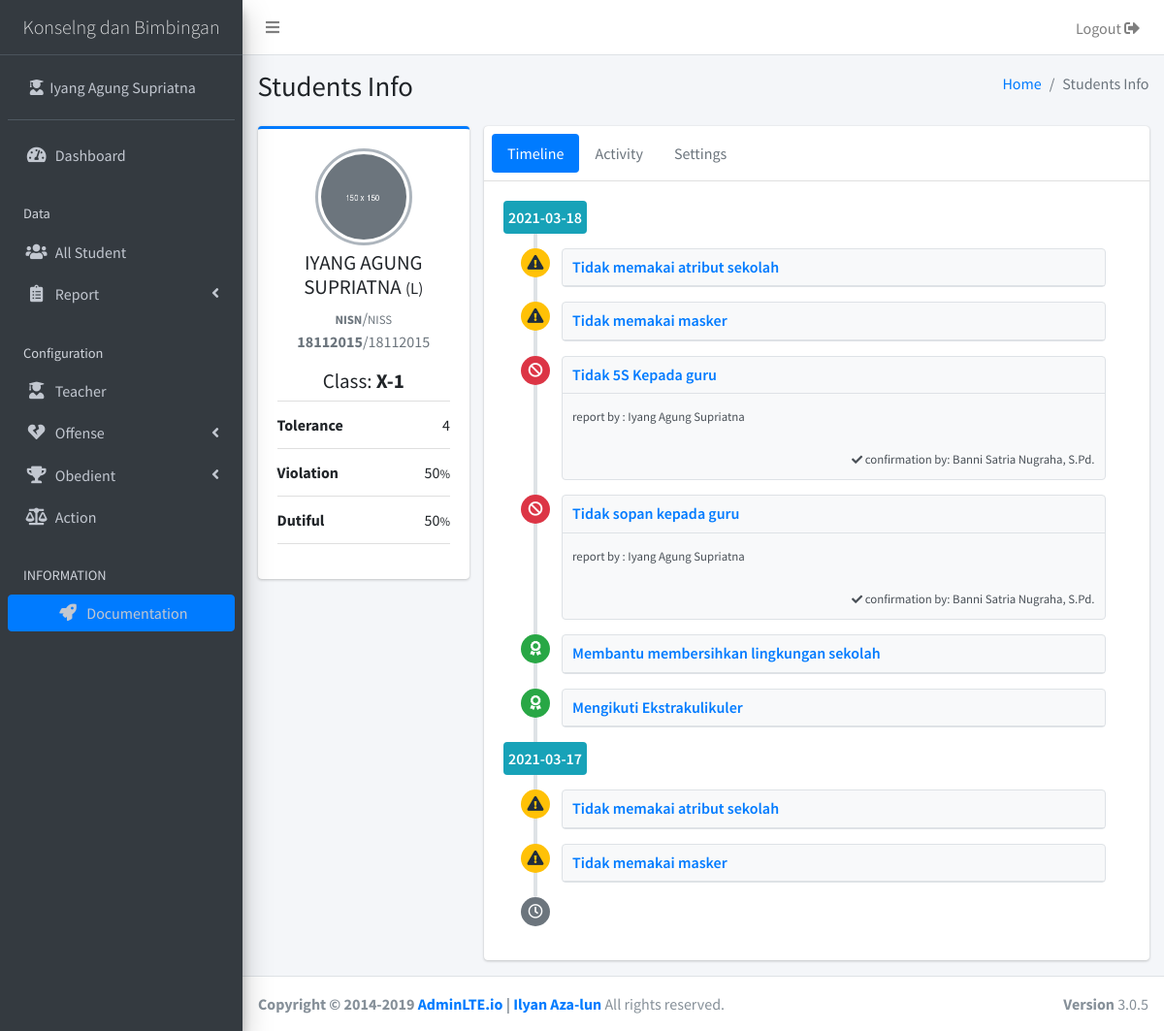
The app's page /students/info/18112015 (signed in) with its own data.
### tables this page shows
CREATE TABLE `tbl_configuration` (
  `variable` varchar(255) NOT NULL,
  `value` text NOT NULL
);

CREATE TABLE `tbl_student` (
  `NISS` int(11) NOT NULL,
  `NISN` bigint(20) DEFAULT NULL,
  `fullname` varchar(40) DEFAULT NULL,
  `gender` varchar(1) DEFAULT NULL,
  `class` varchar(6) DEFAULT NULL
);

CREATE TABLE `tbl_reporting` (
  `id` varchar(255) NOT NULL,
  `id_behavior` varchar(255) NOT NULL,
  `type` varchar(255) NOT NULL,
  `NISS` varchar(255) NOT NULL,
  `id_reporter` varchar(255) NOT NULL,
  `id_confirmation` varchar(255) NOT NULL,
  `date` date NOT NULL
);

CREATE TABLE `tbl_criteria` (
  `id` varchar(255) NOT NULL,
  `name` varchar(255) NOT NULL,
  `type` varchar(255) NOT NULL,
  `weight` float NOT NULL
);

CREATE TABLE `tbl_teacher` (
  `NIP` int(11) NOT NULL,
  `homeroom_teacher` varchar(29) DEFAULT NULL,
  `class` varchar(32) DEFAULT NULL,
  `password` varchar(255) DEFAULT NULL
);

### _app/core/Controller.php (called while the page is built, shortened)
<?php
class Controller
{
	public function View($view, $data = []){
		require_once '_app/views/'.$view.'.php';
	}
	public function Model($model){
		return new $model;
	}
}

### _app/core/App.php (called while the page is built, shortened)
<?php
class App
{
	protected $method = 'index';
	protected $params = [];
	function __construct(){
		$url = $this->parseURL();
		if (isset($url[0])) {
			if (file_exists('_app/controllers/'.ucwords($url[0]).'.php')) {
				unset($url[0]);
			}
		}
		$this->controller = new $this->controller;
		if (isset($url[1])) {
			if (method_exists($this->controller, $url[1])) {
				$this->method = $url[1];
				unset($url[1]);
			}
		}
		if (!empty($url)) {
			$this->params = array_values($url);
		}
		call_user_func_array([$this->controller, $this->method], $this->params);
	}
	public function parseURL(){
		if(isset($_GET['url'])){
			$url = rtrim($_GET['url'],'/');
			$url = filter_var($url, FILTER_SANITIZE_URL);
			$url = explode('/', $url);
			return $url;
		}
	}
}

### index.php (called while the page is built, shortened)
<?php
	require_once '_app/init.php';
	new App;

### _app/init.php (called while the page is built, shortened)
<?php
	spl_autoload_register(function($class){
		$class = explode('\\', $class);
		$class = end($class);
	});

### _app/core/Database.php (called while the page is built, shortened)
<?php
class Database{
	private $host = DB_HOST;
	private $user = DB_USER;
	private $pass = DB_PASS;
	private $name = DB_NAME;
	private $dbh;
	private $stmt;
	public function __construct(){
		$dsn     = 'mysql:host='.$this->host.';dbname='.$this->name;
		$options = [
			PDO::ATTR_PERSISTENT =>true,
			PDO::ATTR_ERRMODE => PDO::ERRMODE_EXCEPTION
		];
		try {
			$this->dbh = new PDO($dsn, $this->user, $this->pass, $options);
		} catch (PDOException $e) {
			die($e->getMessage());
		}
	}
	public function query($query){
		$this->stmt = $this->dbh->prepare($query);
	}
	public function bind($param, $value, $type = null){
		if (is_null($type)) {
			switch (true) {
				default:
					$type = PDO::PARAM_STR;
					break;
			}
		}
		$this->stmt->bindValue($param, $value, $type);
	}
	public function execute(){
		$this->stmt->execute();
	}
	public function resultSet(){
		$this->execute();
		return $this->stmt->fetchAll(PDO::FETCH_ASSOC);
	}
}

### _app/models/M_home.php (called while the page is built, shortened)
<?php
class M_home{
	private $db;
	function __construct(){
		$this->db = new Database;
	}
	public function load_configuration(){
		$this->db->query('SELECT * FROM tbl_configuration');
		$this->db->execute();
		return $this->db->resultSet();
	}
}

### _app/models/M_students.php (called while the page is built, shortened)
<?php
class M_students
{
	private $db;
	function __construct(){
		$this->db = new Database;
	}
	public function select_studentBy_NISN($NISS)
	{
		$sql = 'SELECT `NISN`, `NISS`, `fullname`, `gender`, `class` FROM `tbl_student` WHERE `NISS` = :NISS ';
		$sql .= ( $_SESSION['user']['class'] !== "staff") ? 'AND `class` =\''.$_SESSION['user']['class'].'\';' : ';';
		$this->db->query($sql);
		$this->db->bind('NISS',$NISS);
		$this->db->execute();
		return $this->db->single();
	}
}

### _app/models/M_report.php (called while the page is built, shortened)
<?php
class M_report
{
	private $db;
	function __construct(){
		$this->db = new Database;
	}
	public function select_reportBy_NISS($NISS)
	{
		$this->db->query('
			SELECT
				  `report`.`id`
			    , `report`.`id_behavior`
			    , `criteria`.`name`
			    , `report`.`type`
			    , `report`.`NISS`
			    , `student`.`fullname`
			    , `student`.`class`
			    , `teacher_reporter`.`homeroom_teacher` AS `reporter`
			    , `teacher_confirmation`.`homeroom_teacher` AS `confirmation`
			    , `report`.`date`
			FROM tbl_reporting `report`
			JOIN tbl_criteria `criteria` ON `report`.id_behavior = `criteria`.id
			JOIN tbl_student `student` ON `report`.NISS = `student`.NISS
			JOIN tbl_teacher `teacher_reporter` ON `report`.id_reporter = `teacher_reporter`.NIP
			JOIN tbl_teacher `teacher_confirmation` ON `report`.id_confirmation = `teacher_confirmation`.NIP
			WHERE `report`.NISS = :NISS');
		$this->db->bind('NISS', $NISS);
		$this->db->execute();
		return $this->db->resultSet();
	}
	public function select_report_date($NISS)
	{
		$this->db->query('
			SELECT `date` FROM tbl_reporting WHERE NISS = :NISS GROUP BY date DESC');
		$this->db->bind('NISS', $NISS);
		$this->db->execute();
		return $this->db->resultSet();
	}
	public function select_typeCriteriaAnd_value($NISS)
	{
		$this->db->query("
			SELECT
		 	(SELECT COUNT(tbl_reporting.type) FROM tbl_reporting WHERE tbl_reporting.type = 'tolerance' AND tbl_reporting.NISS = :NISS) as total_tolerance
			,(SELECT SUM(tbl_criteria.weight) FROM tbl_reporting
			    JOIN tbl_criteria ON tbl_reporting.id_behavior = tbl_criteria.id
			 WHERE tbl_reporting.type = 'violation' AND tbl_reporting.NISS = :NISS) as total_violation
			,(SELECT SUM(tbl_criteria.weight) FROM tbl_reporting
			    JOIN tbl_criteria ON tbl_reporting.id_behavior = tbl_criteria.id
			  WHERE tbl_reporting.type = 'dutiful' AND tbl_reporting.NISS = :NISS) as total_dutiful
			FROM `tbl_reporting` WHERE tbl_reporting.NISS = :NISS GROUP BY tbl_reporting.NISS;");
		$this->db->bind('NISS', $NISS);
		$this->db->execute();
		return $this->db->single();
	}
}

### _app/views/student/info.php (the view, shortened to what this page needs)
<?php
function countPersentase($type, $data){
  $result = (!empty($data)) ? ((int)$data[$type]*100)/((int)$data['total_violation']+(int)$data['total_dutiful']) : 'Null' ;
  return $result;
}
?>
<section class="content">
  <div class="container-fluid">
    <div class="row">
      <div class="col-3">
        <div class="card card-primary card-outline">
          <div class="card-body box-profile">
            <div class="text-center">
              <img class="profile-user-img img-fluid img-circle"
              src="<?=BASEURL?>/_assets/dist/img/default-150x150.png"
              alt="User profile picture">
            </div>
            <h3 class="profile-username text-center"><?=$data['student']['fullname']?> <small>(<?=$data['student']['gender']?>)</small></h3>
            <p class="text-muted text-center"><small><b>NISN</b></small>/<small>NISS</small> <b><?=$data['student']['NISN']?></b>/<?=$data['student']['NISS']?></p>
            <h4 class="profile-username text-center">Class: <b><?=$data['student']['class']?></b></h4>
            <ul class="list-group list-group-unbordered mb-3">
              <li class="list-group-item">
                <b>Tolerance</b> <a class="float-right"><?=($data['type'])?$data['type']['total_tolerance']:'Null'?></a>
              </li>
              <li class="list-group-item">
                <b>Violation</b> <a class="float-right"><?=@countPersentase('total_violation', @$data['type'])?><small>%</small></a>
              </li>
              <li class="list-group-item">
                <b>Dutiful</b> <a class="float-right"><?=@countPersentase('total_dutiful', @$data['type'])?><small>%</small></a>
              </li>
            </ul>
          </div>
        </div>
      </div>
      <div class="col-md-9">
        <div class="card">
          <div class="card-header p-2">
            <ul class="nav nav-pills">
              <li class="nav-item"><a class="nav-link active" href="#timeline" data-toggle="tab">Timeline</a></li>
              <li class="nav-item"><a class="nav-link" href="#activity" data-toggle="tab">Activity</a></li>
              <li class="nav-item"><a class="nav-link" href="#settings" data-toggle="tab">Settings</a></li>
            </ul>
          </div>
          <div class="card-body">
            <div class="tab-content">
              <div class="active tab-pane" id="timeline">
                <div class="timeline timeline-inverse">
                  <?php if (!empty($data['report'])): ?>
                  <?php foreach ($data['date'] as $keys => $values): ?>
                    <div class="time-label">
                      <span class="bg-info">
                        <?=$values['date']?>
                      </span>
                    </div>
                    <?php foreach ($data['report'] as $key => $value): ?>
                      <?php if ($values['date']==$value['date']): ?>
                     <div>
                      <i class="fas fa-<?=($value['type']=='tolerance')?'exclamation-triangle':(($value['type']=='violation')?'ban':'award')?> bg-<?=($value['type']=='tolerance')?'warning':(($value['type']=='violation')?'danger':'success')?>"></i>
                      <div class="timeline-item">
                        <h3 class="timeline-header"><a href="<?=BASEURL?>/report/<?=$value['type']?>"><?=$value['name']?></a></h3>
                        <?php if ($value['type']=='violation'): ?>
                        <div class="timeline-body">
                          <small>report by : <?=$value['reporter']?></small>
                        </div>
                        <?php endif ?>
                        <?php if ($value['type']=='violation'): ?>
                        <div class="timeline-footer text-right">
                          <span><small><i class="fa fa-check fa-sm"></i> confirmation by: <?=$value['confirmation']?></small></span>
                        </div>
                        <?php endif ?>
                      </div>
                    </div>
                      <?php endif ?>
                    <?php endforeach ?>
                  <?php endforeach ?>
                  <?php endif ?>
                  <div>
                    <i class="far fa-clock bg-gray"></i>
                  </div>
                </div>
              </div>
            </div>
          </div>
        </div>
      </div>
    </div>
  </div>
</section>

### _app/views/components/sidebar.php (shortened to what this page needs)
  <link rel="stylesheet" href="<?=BASEURL?>/_assets/dist/css/adminlte.min.css">
</head>
<body class="hold-transition sidebar-mini layout-fixed pace-primary">
  <div class="wrapper">
    <nav class="main-header navbar navbar-expand navbar-white navbar-light">
      <ul class="navbar-nav">
        <li class="nav-item">
          <a class="nav-link" data-widget="pushmenu" href="#" role="button"><i class="fas fa-bars"></i></a>
        </li>
      </ul>
      <ul class="navbar-nav ml-auto">
        <li class="nav-item d-none d-sm-inline-block">
          <a data-toggle="modal" data-target="#logoutModal" class="btn nav-link">Logout <i class="fas fa-sign-out-alt"></i></a>
        </li>
      </ul>
    </nav>
    <aside class="main-sidebar sidebar-dark-primary elevation-4">
      <a href="<?=BASEURL?>/" class="brand-link text-center">
        <span class="brand-text font-weight-light"><?=$this->title?></span>
      </a>
      <div class="sidebar">
        <div class="user-panel mt-3 pb-3 mb-3 d-flex">
          <div class="image">
          </div>
          <div class="info">
            <a href="<?=BASEURL?>" class="d-block"><i class="fa fa-user-graduate"></i>&nbsp;&nbsp;<?=explode(',', $_SESSION['user']['homeroom_teacher'])[0]?></a>
          </div>
        </div>
        <nav class="mt-2">
          <ul class="nav nav-pills nav-sidebar flex-column" data-widget="treeview" role="menu" data-accordion="false">
           <li class="nav-item has-treeview">
            <a href="<?=BASEURL?>" class="nav-link">
              <i class="nav-icon fas fa-tachometer-alt"></i>
              <p>
                Dashboard
              </p>
            </a>
          </li>
          <li class="nav-header">Data</li>
          <?php if ($_SESSION['user']['class'] == "staff" ): ?>
            <li class="nav-item">
              <a href="<?=BASEURL?>/students/<?=base64_encode('all')?>" class="nav-link">
                <i class="nav-icon fas fa-users"></i>
                All Student
              </a>
            </li>
            <?php endif ?>
            <li class="nav-item has-treeview">
              <a href="#" class="nav-link">
                <i class="nav-icon fa fa-clipboard-list"></i>
                <p>
                  Report
                  <i class="fas fa-angle-left right"></i>
                </p>
              </a>
            </li>
            <?php if ($_SESSION['user']['class'] == "staff" ): ?>
              <li class="nav-header">Configuration</li>
              <li class="nav-item">
                <a href="<?=BASEURL?>/teacher" class="nav-link">
                 <i class="fa fa-user-graduate nav-icon"></i>
                 <p>Teacher</p>
               </a>
             </li>
             <li class="nav-item has-treeview">
              <a href="#" class="nav-link">
                <i class="nav-icon fas fa-heart-broken"></i>
                <p>
                  Offense
                  <i class="fas fa-angle-left right"></i>
                </p>
              </a>
            </li>
            <li class="nav-item has-treeview">
              <a href="#" class="nav-link">
                <i class="nav-icon fas fa-trophy"></i>
                <p>
                  Obedient
                  <i class="fas fa-angle-left right"></i>
                </p>
              </a>
            </li>
            <li class="nav-item">
                <a href="<?=BASEURL?>/action" class="nav-link">
                 <i class="fa fa-balance-scale nav-icon"></i>
                 <p>Action</p>
               </a>
             </li>
          <?php endif ?>
          <li class="nav-header">INFORMATION</li>
          <li class="nav-item text-center">
            <a href="#" class="btn btn-primary btn-block">
              <i class="fa fa-rocket nav-icon"></i>
              Documentation
            </a>
          </li>
        </ul>
      </nav>
    </div>
  </aside>

### records on screen
tbl_configuration: value "Konselng dan Bimbingan"
tbl_student: fullname "IYANG AGUNG SUPRIATNA", gender "L", NISN "18112015", NISS "18112015", class "X-1"
tbl_reporting: tbl_criteria.name "Tidak memakai atribut sekolah"
tbl_reporting: tbl_criteria.name "Tidak memakai masker"
tbl_reporting: tbl_criteria.name "Tidak 5S Kepada guru", tbl_teacher.homeroom_teacher "Iyang Agung Supriatna", tbl_teacher.homeroom_teacher "Banni Satria Nugraha, S.Pd."
tbl_reporting: tbl_criteria.name "Tidak sopan kepada guru", tbl_teacher.homeroom_teacher "Iyang Agung Supriatna", tbl_teacher.homeroom_teacher "Banni Satria Nugraha, S.Pd."
tbl_reporting: tbl_criteria.name "Membantu membersihkan lingkungan sekolah"
tbl_reporting: tbl_criteria.name "Mengikuti Ekstrakulikuler"
tbl_reporting: tbl_criteria.name "Tidak memakai atribut sekolah"
tbl_reporting: tbl_criteria.name "Tidak memakai masker"

### other values on screen
explode(',', $_SESSION['user']['homeroom_teacher'])[0] "Iyang Agung Supriatna"
$this->page['title'] "Students Info"
$data['type']['total_tolerance'] "4"
$values['date'] "2021-03-18"
$values['date'] "2021-03-17"
